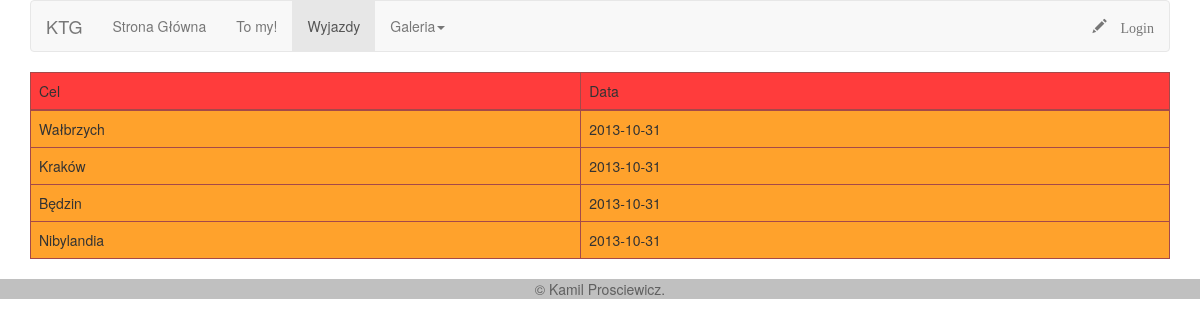
/wyjazdy.php, run on an earlier commit of the app's database.
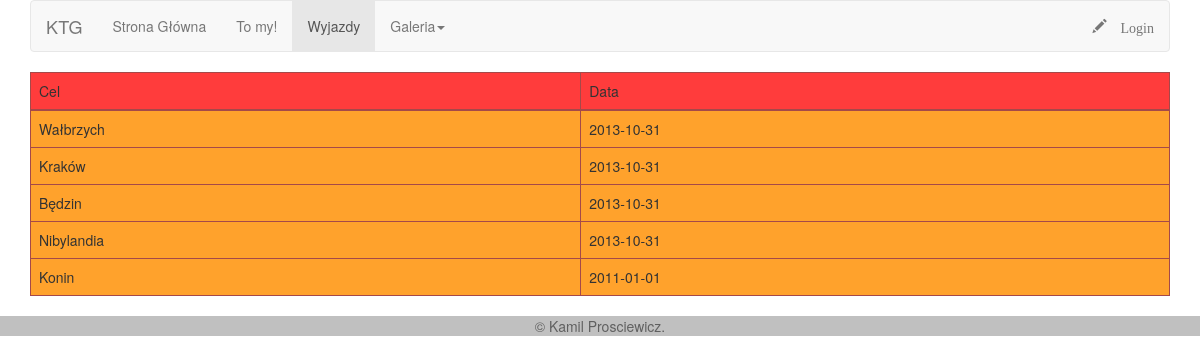
And on a later commit of the database.
### tables this page shows
CREATE TABLE IF NOT EXISTS `wyprawy` (
  `id` int(11) NOT NULL AUTO_INCREMENT,
  `cel` varchar(100) NOT NULL,
  `data` date NOT NULL,
  PRIMARY KEY (`id`)
);

### config.inc.php (called while the page is built, shortened)
<?php
function endsWith($haystack, $needle){
    return $needle === "" || substr($haystack, -strlen($needle)) === $needle;
}
?>

### wyjazdy.php (the view, shortened to what this page needs)
<?php
require 'dbConn.inc.php';
require 'config.inc.php';
?>
<!DOCTYPE html>
<html lang="pl">
  <head>
    <link href="bootstrap/dist/css/bootstrap.css" rel="stylesheet">
    <link href="style.css" rel="stylesheet">
  </head>
  <body>
    <div class="container">
      <?php require 'header.php'; ?>
      <table class="table table-bordered">
      <thead>
        <tr style="background-color: rgb(255, 60, 60)">
          <td>Cel</td>
          <td>Data</td>
        </tr>
      </thead>
      <tbody>
      <?php
      $wyjazdy = $pdo->query('SELECT * FROM wyprawy');
        foreach($wyjazdy->fetchAll(PDO::FETCH_ASSOC) as $row){
          echo '<tr style="background-color:#FFA22C">';
            echo '<td>'.$row['cel'].'</td>';
            echo '<td>'.$row['data'].'</td>';
          echo '</tr>';
        }
      ?>
      </tbody>
      </table>
    </div>
    <?php require 'footer.php'; ?>
  </body>
</html>

### header.php (shortened to what this page needs)
<nav class="navbar navbar-default" role="navigation">
  <div class="navbar-header">
    <a class="navbar-brand" href="#">KTG</a>
  </div>
  <div class="collapse navbar-collapse navbar-ex1-collapse">
    <ul class="nav navbar-nav">
      <li
      <?php
      if(endsWith($_SERVER['SCRIPT_NAME'], 'index.php')){
        echo 'class="active"';
      }
      ?>
      ><a href="index.php">Strona Główna</a></li>
      <li
       <?php
      if(endsWith($_SERVER['SCRIPT_NAME'], 'toMy.php')){
        echo 'class="active"';
      }
      ?>
      ><a href="toMy.php">To my!</a></li>
      <li
       <?php
      if(endsWith($_SERVER['SCRIPT_NAME'], 'wyjazdy.php')){
        echo 'class="active"';
      }
      ?>
      ><a href="wyjazdy.php">Wyjazdy</a></li>
      <li class="dropdown">
        <a href="#" class="dropdown-toggle" data-toggle="dropdown">Galeria<b class="caret"></b></a>
      </li>
    </ul>
    <ul class="nav navbar-nav navbar-right">
    <?php if(isset($_SESSION['login'])){
      echo '<li><a href="logout.php"><span class="glyphicon glyphicon-ban-circle"> Logout</span></a></li>';
      echo '<li><a href="adminPanel.php"><span class="glyphicon glyphicon-cog"> Panel Admina</span></a></li>';
    }else{
      echo '<li><a href="login.php"><span class="glyphicon glyphicon-pencil"> Login</span></a></li>';
    } ?>
    </ul>
  </div>
</nav>

### footer.php
<footer>
	<p>&copy; Kamil Prosciewicz.</p>
</footer>

### style.css (style rules this page uses)
* { margin: 0; padding: 0; }
.table { position: relative; background-color: #BBBBBB; }
.table-bordered > tbody > tr > td, .table-bordered > thead > tr > td { border-color: #A54949; }
thead { background-color: #DADADA; }
footer { text-align: center; color: #606060; background: #C0C0C0; position: relative; }

What changed in the data, as far as the page shows it:
added wyprawy: cel "Konin", data "2011-01-01"
